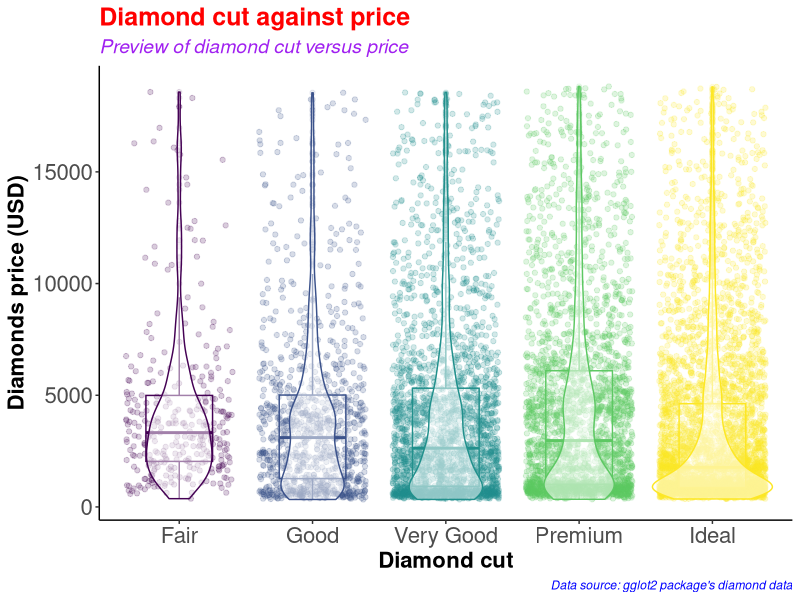
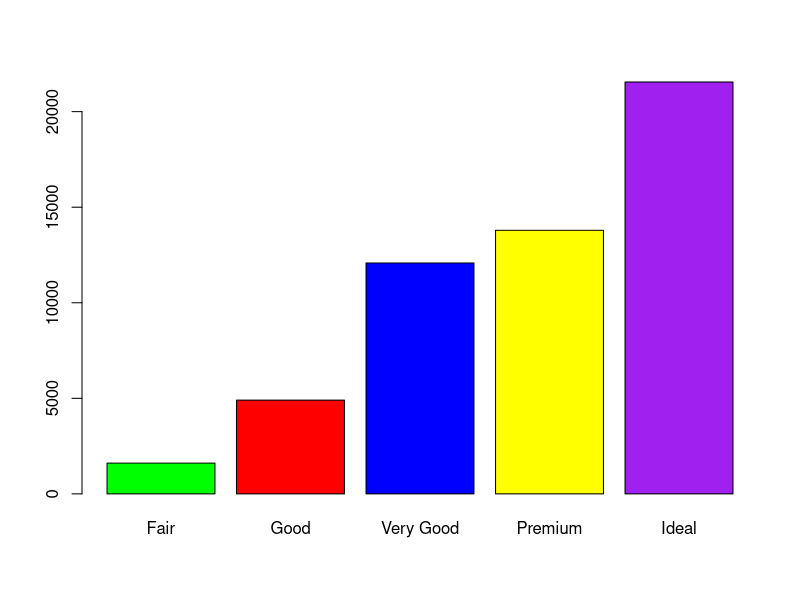
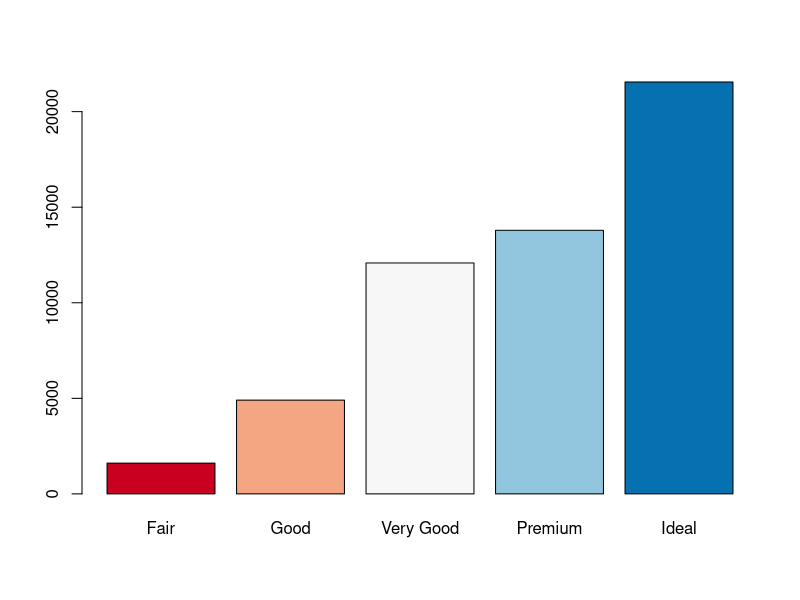
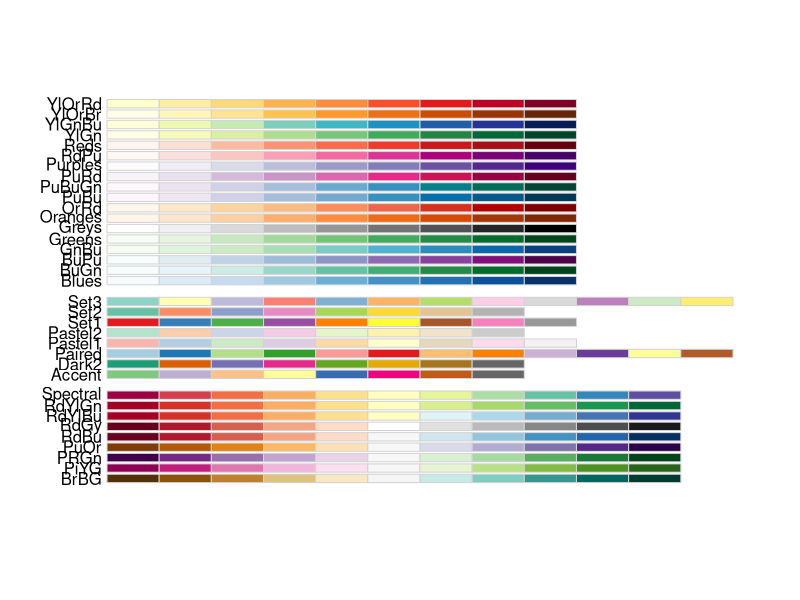
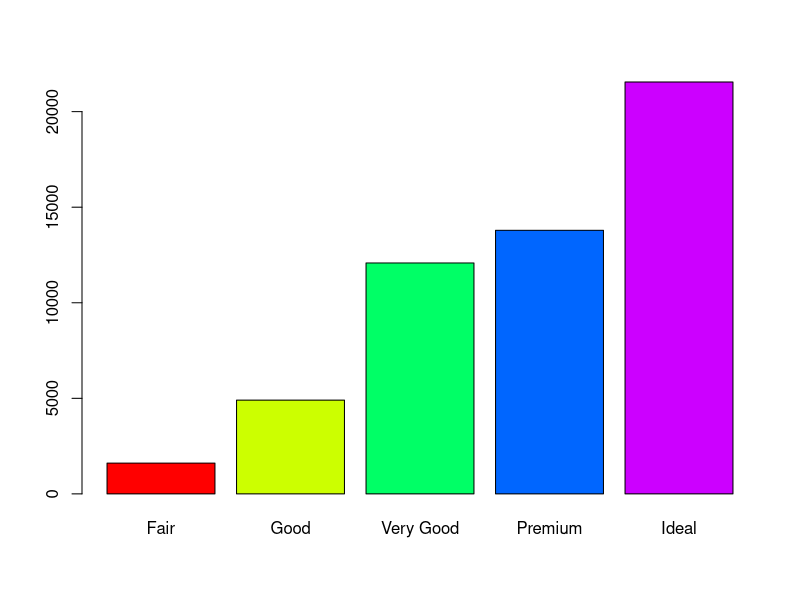
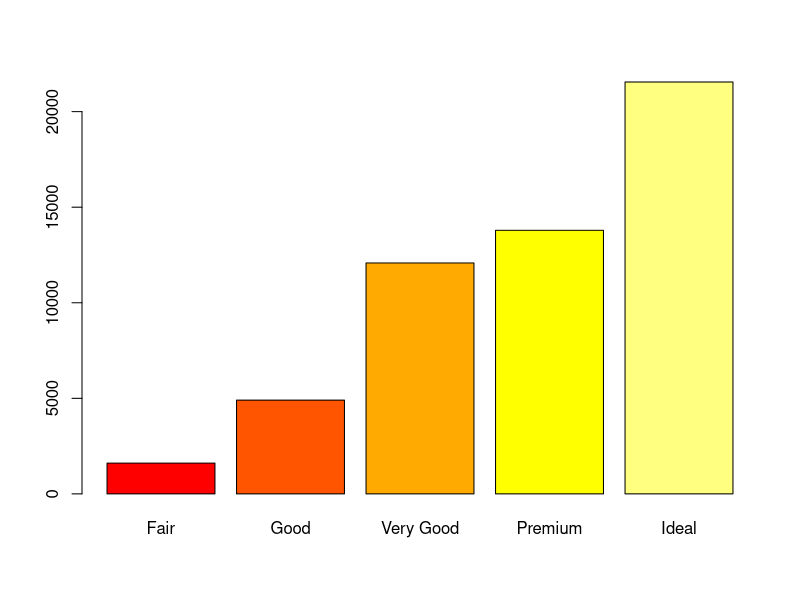
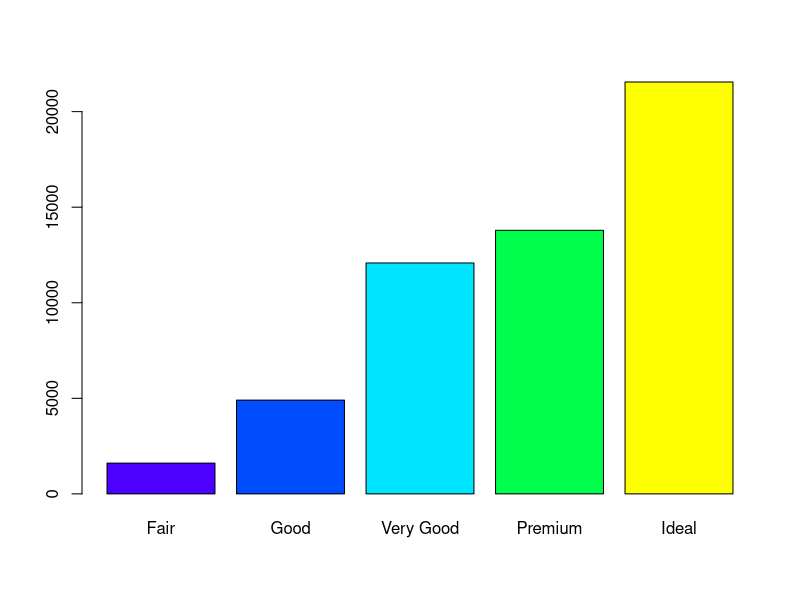
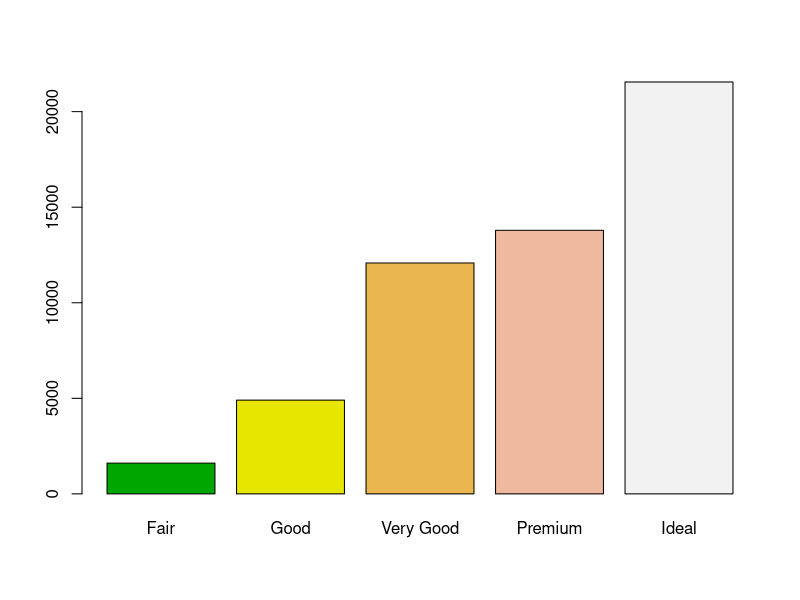

Generate these figures, in order, with R:
#########################################
# Name: Wyclife Agumba Oluoch           #   
# E-mail: wyclifeoluoch@gmail.com       #
# GitHub: https://github.com/Wycology   #
# Task: Boxplot and violin plots in one #
# Date: 4th Jan 2021                    #
# Last edited: 10th Aug 2021            #
#########################################

# Loading the necessary libraries for the project

base::library(tidyverse) # This is for data wrangling and plotting.
base::library(RColorBrewer) # This is for generating color pallets for the plots.

diamonds_df <- diamonds # Saving the diamonds data-set to a new object in R.

utils::head(diamonds) # Checking the variables in the data-set for subsequent analyses
base::nrow(diamonds) # Checking for the number of rows in the data. 53940 observations
base::ncol(diamonds) # Checking the number of variables in the data-set. 10 variables

diamonds_df %>% # Picking the diamonds data, and then
  dplyr::slice_sample(n = 0.2*(nrow(diamonds))) %>% # Picking a portion of the data-set
  ggplot2::ggplot(ggplot2::aes(x = cut, y = price, color = cut)) + # Adding the mapping variables
  ggplot2::geom_point(position = "jitter", alpha = 0.2) + # Adding jitter and alpha
  ggplot2::geom_boxplot(alpha = 0.1, width = 0.5) + # Modifying dimensions of the boxplot 
  ggplot2::geom_violin(alpha = 0.5) + # Adding violin plot on top of the box and jitter
  ggplot2::theme_classic() + # Adding my preferred theme for publication.
  ggplot2::theme(legend.position = "none") + # Removing the legend; it is on the x-axis
  ggplot2::labs(x = "Diamond cut", # Labels the x-axis.
       y = "Diamonds price (USD)", # Labeling the y-axis
       title = "Diamond cut against price", # Setting tibble of the plot
       subtitle = "Preview of diamond cut versus price", # Descriptive title beneath TITLE
       caption = "Data source: gglot2 package's diamond data") +
  ggplot2::theme(axis.text = ggplot2::element_text(size=16), # Size of labels on tick-marks
        axis.title = ggplot2::element_text(size=16,face="bold")) + # Size of axis labels
  ggplot2::theme(plot.title = ggplot2::element_text(color = 'red', size = 18, face = 'bold'),
        plot.subtitle = ggplot2::element_text(color = 'purple', size = 14, face = 'italic'),
        plot.caption = ggplot2::element_text(color = 'blue', face = 'italic'))

diamonds %>% # Picking the diamonds data, and then
  dplyr::filter(cut == 'Very Good') %>% # Picking the very good cut 
  base::nrow() # counting the number of rows with very good cut

diamonds %>% 
  dplyr::select(cut) %>% 
  base::table() %>% 
  graphics::barplot(col = c('green', 'red', 'blue', 'yellow', 'purple'))

# Instead of specifying the colors, we can simply use the color brewer panel 

diamonds %>% 
  dplyr::select(cut) %>% 
  base::table() %>% 
  graphics::barplot(col = RColorBrewer::brewer.pal(n = 5, name = "RdBu"))
# To display more brewer colors options to use, run the following function:

RColorBrewer::display.brewer.all()

# Can also use rainbow colors

diamonds %>% 
  dplyr::select(cut) %>% 
  base::table() %>% 
  graphics::barplot(col = grDevices::rainbow(5))

# Can also use heat.colors
diamonds %>% 
  dplyr::select(cut) %>% 
  base::table() %>% 
  graphics::barplot(col = grDevices::heat.colors(5))

# Can also use topographic colors

diamonds %>% 
  dplyr::select(cut) %>% 
  base::table() %>% 
  graphics::barplot(col = grDevices::topo.colors(5))

# Can also use terrain colors for the plot
diamonds %>% 
  select(cut) %>% 
  table() %>% 
  barplot(col = terrain.colors(5))

# Can also use cm.colors
diamonds %>% 
  select(cut) %>% 
  table() %>% 
  barplot(col = cm.colors(5)) 

# That is awesome. Good for the day.
